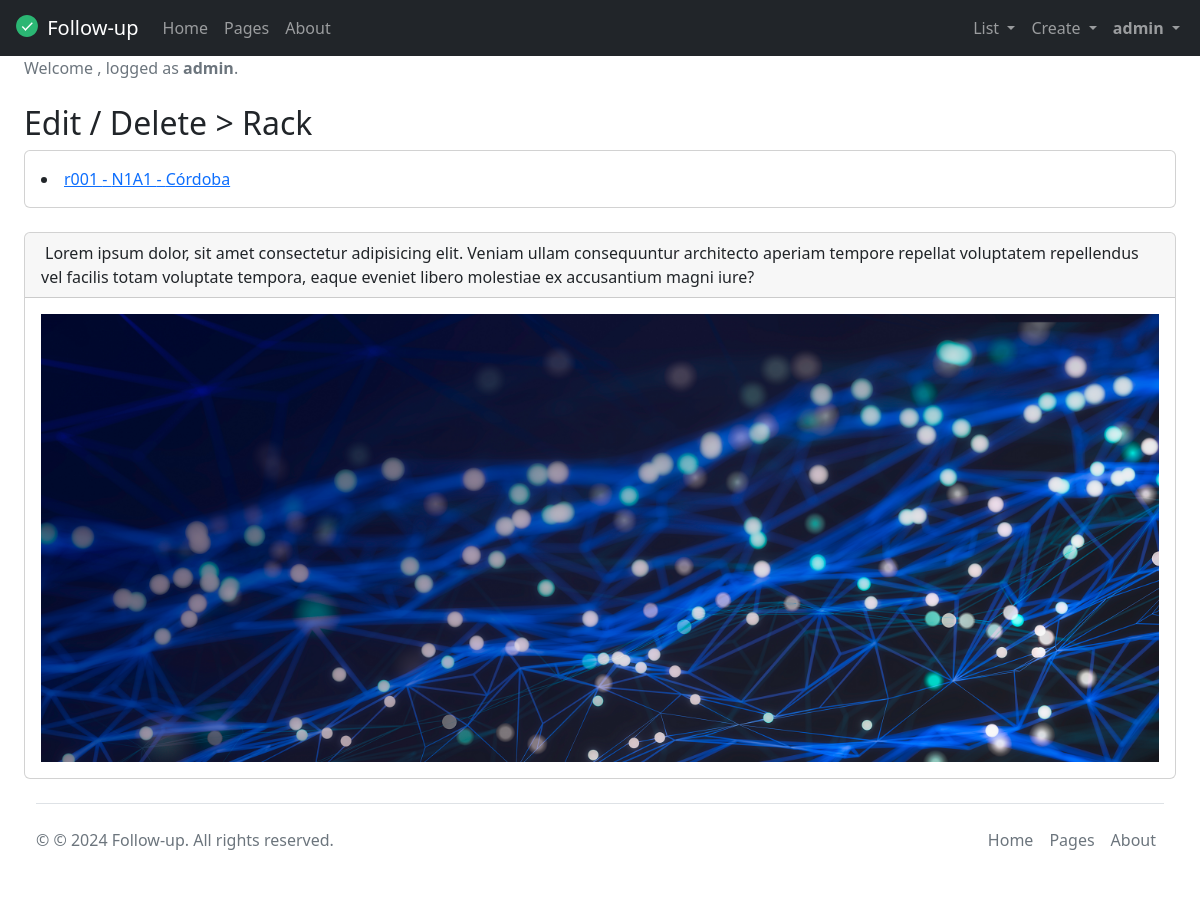
Before: /racks/ (signed in) with the older database file.
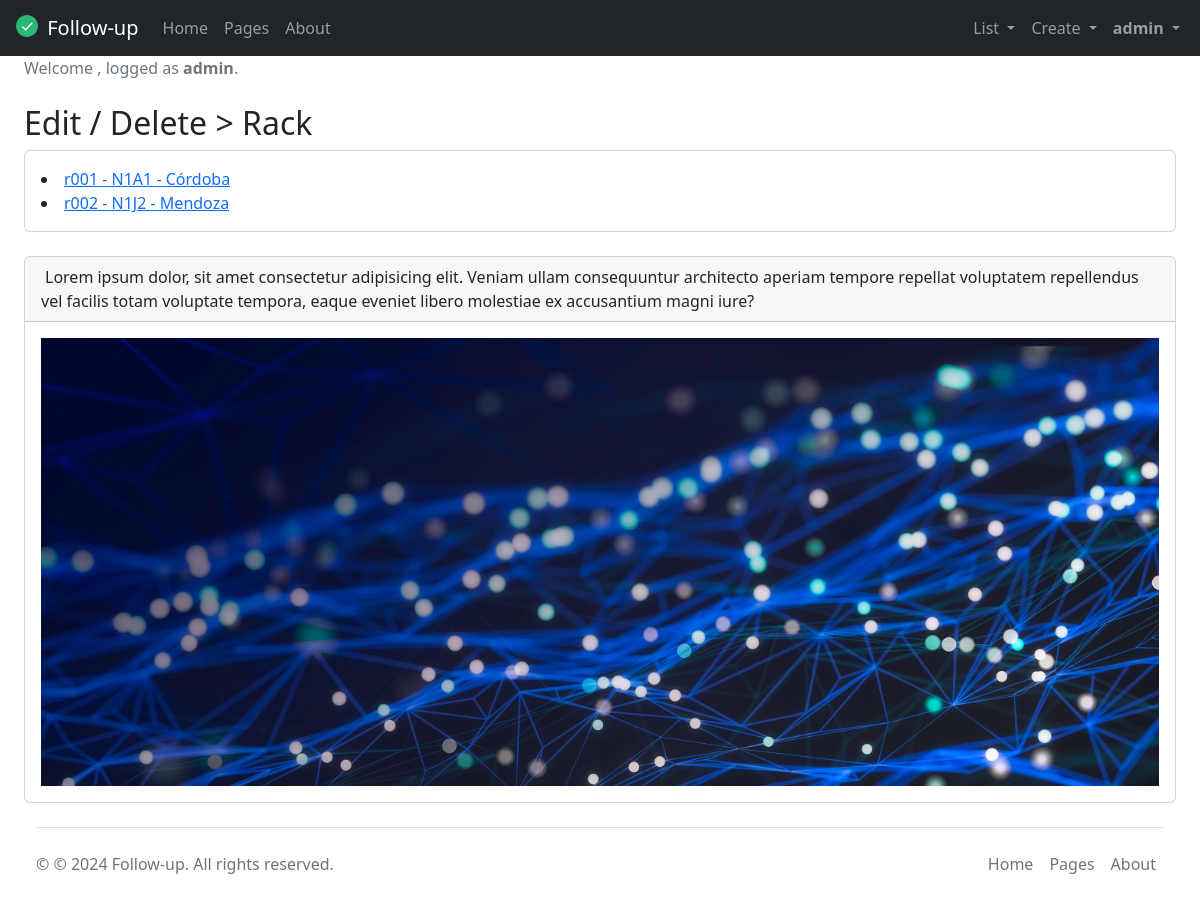
After: the same page with the newer database file.
### tasks/models.py (models this page shows, shortened)
class Rack(models.Model):
  rackId = models.CharField(max_length=6)
  name = models.CharField(max_length=20)
  site = models.ForeignKey(Site, on_delete=models.CASCADE, null=True)
  rackImage = models.ImageField(upload_to='racks', blank=True, null=True, default="/media/static/default.png") # default=""
  class Meta():
    verbose_name = 'Rack'
    verbose_name_plural = 'Racks'
    ordering = ('rackId', 'name')
    unique_together = ('rackId', 'name')

class Site(models.Model):
  siteId = models.CharField(max_length=6)
  name = models.CharField(max_length=20)
  address = models.CharField(max_length=30)
  city = models.CharField(max_length=20)
  country = models.CharField(max_length=20)
  switchowner = models.CharField(max_length=30)
  contact = models.IntegerField(default=0)
  siteImage = models.ImageField(upload_to='sites', blank=True, null=True, default="/media/static/default.png") # default=""
  def __str__(self):
    return self.name
  class Meta():
    verbose_name = 'Site'
    verbose_name_plural = 'Sites'
    ordering = ('siteId', 'name')
    unique_together = ('siteId', 'name')

### tasks/views.py (the view)
# urls.py: path('racks/', views.racks, name='racks'),
@staff_member_required(login_url='/only_staff')
def racks(request):
    racks = Rack.objects.filter()
    return render(request, 'racks.html', {"racks": racks})

### tasks/templates/racks.html
{% extends 'base.html' %}
{% block content %}
<h2 class="mt-4">Edit / Delete > Rack</h2>
<div class="card mb-4">
  <div class="card-body">
    {% for rack in racks %}
    <li>
      <a href="{% url 'rack_detail' rack.id %}">
        {{rack.rackId}} - {{rack.name}} - {{rack.site}}
      </a>
    </li>
    {% endfor %}
  </div>
</div>
{% endblock %}

Changed rows visible on the page:
added Rack: rackId "r002", name "N1J2", site "Mendoza"
